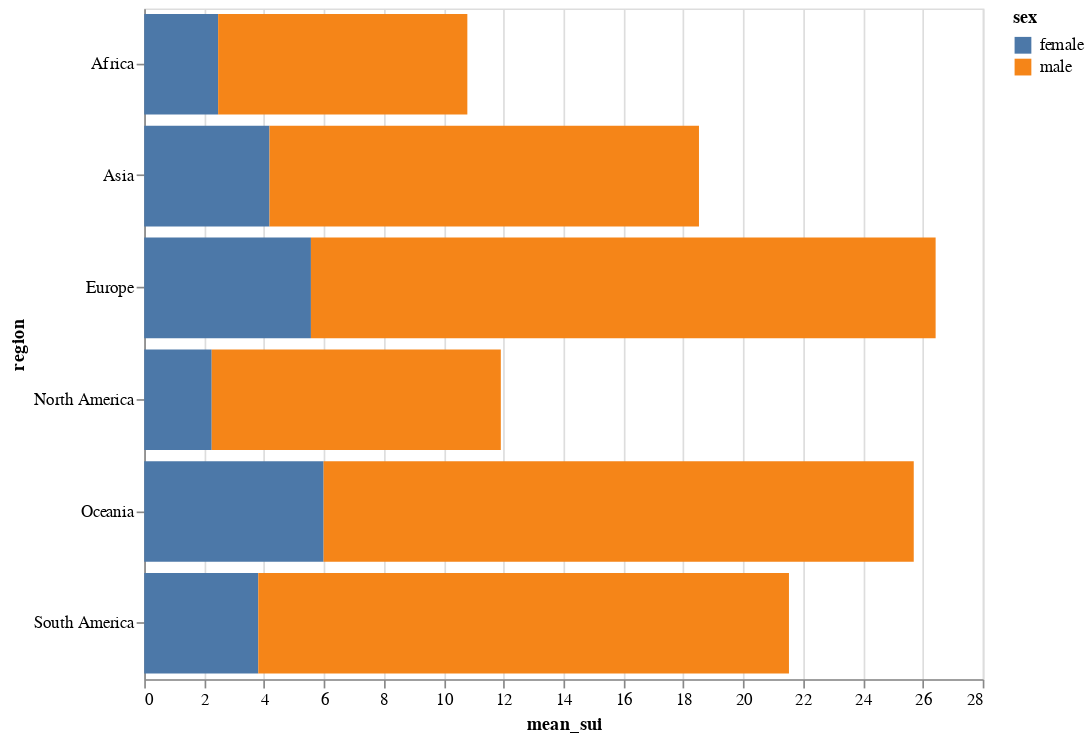

Vega-Lite specification for this chart:
### Vega-Lite specification from a JSON file in a GitHub repository (floating-point values rounded to 4 significant figures; data arrays with more than 128 entries replaced by an {"elided": "..."} marker saying what was removed)
{"config": {"view": {"width": 500, "height": 400}, "mark": {"tooltip": null}}, "data": {"name": "data-7a9b87d16149968285364e5da77482b0"}, "mark": "bar", "encoding": {"color": {"type": "nominal", "field": "sex"}, "tooltip": [{"type": "nominal", "field": "region"}, {"type": "nominal", "field": "sex"}, {"type": "quantitative", "field": "mean_sui"}], "x": {"type": "quantitative", "field": "mean_sui"}, "y": {"type": "nominal", "field": "region"}}, "transform": [{"aggregate": [{"op": "mean", "field": "suicides/100k pop", "as": "mean_sui"}], "groupby": ["region", "sex"]}], "$schema": "https://vega.github.io/schema/vega-lite/v3.4.0.json", "datasets": {"data-7a9b87d16149968285364e5da77482b0": {"elided": "684 records"}}}
